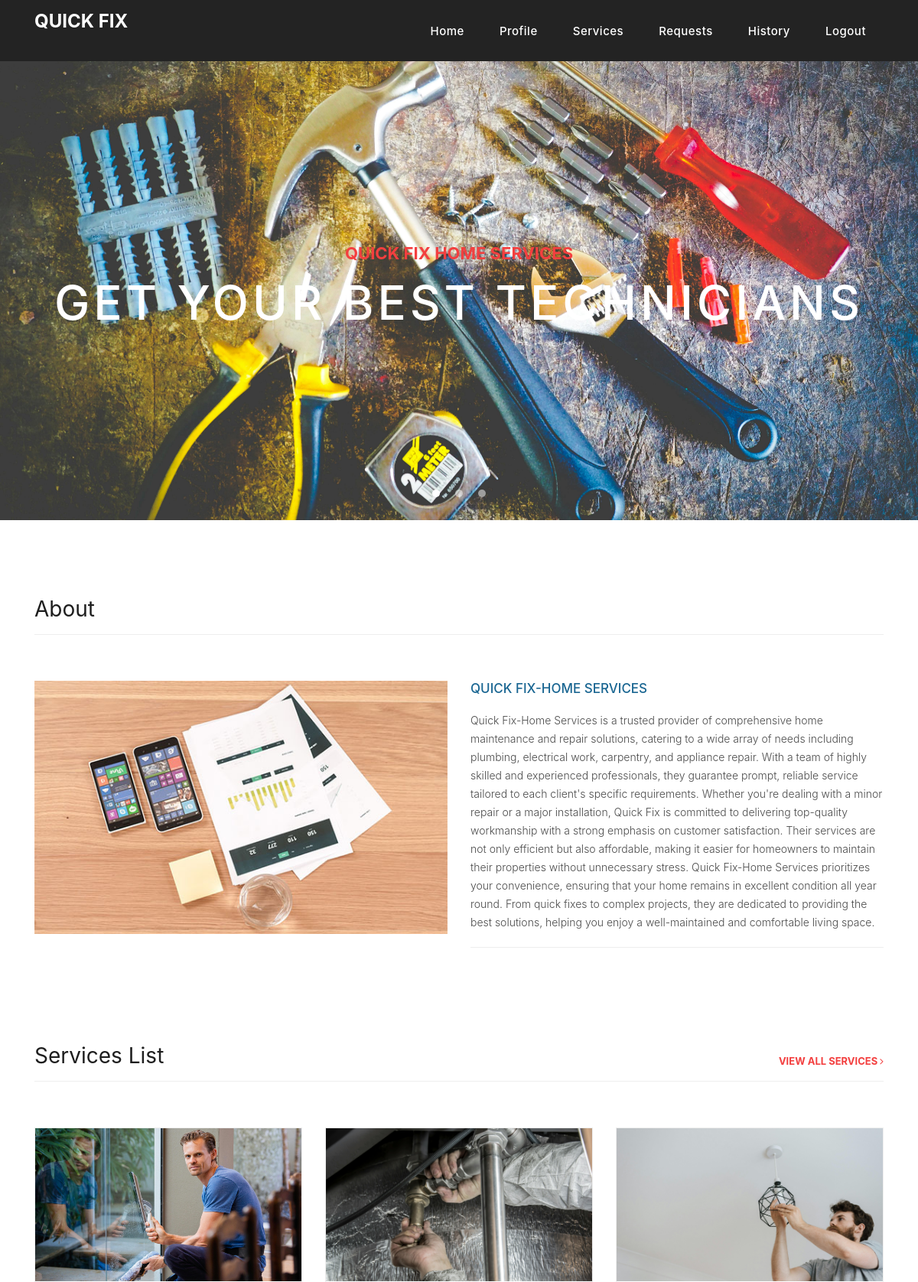
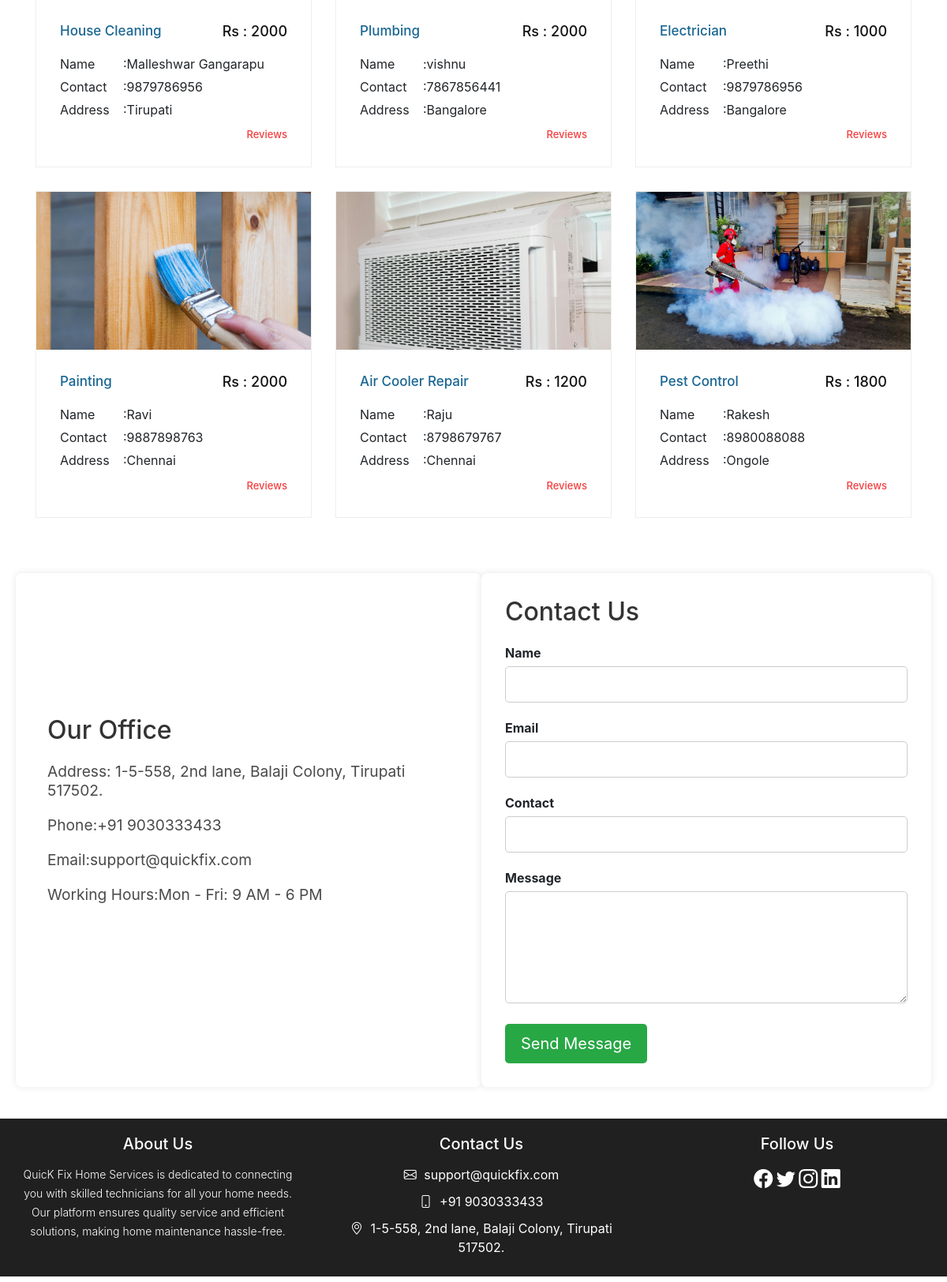
The app's page /home/ (signed in) with its own data (2 pictures, top to bottom).
### app/models.py (models this page shows, shortened)
class TechnicianModel(models.Model):
    name = models.CharField(max_length=100)
    email = models.CharField(max_length=100)
    password = models.CharField(max_length=100)
    dob = models.DateField()
    gender = models.CharField(max_length=100)
    contact = models.IntegerField()
    address = models.CharField(max_length=100)
    amount = models.IntegerField()
    techrole = models.CharField(max_length=100)
    profile = models.FileField(upload_to=os.path.join('static', 'Techprofiles'))
    status=models.CharField(max_length=100,default='pending')
    otp = models.IntegerField(null=True)
    class Meta:
        db_table = "TechnicianModel"

### app/views.py (the view)
# urls.py: path('home/', views.home, name='home'),
def home(request):
    login = request.session['login']
    data = TechnicianModel.objects.all()[:6]
    return render(request, 'home.html', {'login':login,'data':data})

### templates/home.html (shortened to what this page needs)
{% extends "index.html" %}
{% block content %}
    <header class="">
      <nav class="navbar navbar-expand-lg">
        <div class="container">
          <a class="navbar-brand" href="{% url 'home' %}"><h2>QUICK Fix<em> </em></h2></a>
          <div class="collapse navbar-collapse" id="navbarResponsive">
            <ul class="navbar-nav ml-auto">
                {% if login == 'user' %}
              <li class="nav-item ">
                <a class="nav-link" href="{% url 'home' %}">Home
                  <span class="sr-only">(current)</span>
                </a>
              </li>
              <li class="nav-item">
                <a class="nav-link" href="{% url 'services' %}">Services </a>
              </li>
              <li class="nav-item">
                <a class="nav-link" href="{% url 'viewbookings' %}">Bookings</a>
              </li>
              <li class="nav-item">
                <a class="nav-link" href="{% url 'history' %}">History</a>
              </li>
              <li class="nav-item">
                <a class="nav-link" href="{% url 'contact' %}">Contact Us</a>
              </li>
              {% elif login == 'tech' %}
              <li class="nav-item ">
                <a class="nav-link" href="{% url 'home' %}">Home
                </a>
              </li>
              <li class="nav-item">
                <a class="nav-link" href="{% url 'profile' %}">Profile</a>
              </li>
              <li class="nav-item">
                <a class="nav-link" href="{% url 'services' %}">Services </a>
              </li>
              <li class="nav-item">
                <a class="nav-link" href="{% url 'viewrequests' %}">Requests</a>
              </li>
              <li class="nav-item">
                <a class="nav-link" href="{% url 'history' %}">History</a>
              </li>
              {% endif %}
              <li class="nav-item">
                <a class="nav-link" href="{% url 'logout' %}">Logout</a>
              </li>
            </ul>
          </div>
        </div>
      </nav>
    </header>
    {% block title %}
    <div class="banner header-text">
      <div class="owl-banner owl-carousel">
        <div class="banner-item-01">
          <div class="text-content">
            <h4>QUICK Fix Home Services</h4>
            <h2>Get your best Technicians</h2>
          </div>
        </div>
      </div>
    </div>
    <div class="best-features about-features">
      <div class="container">
        <div class="row">
          <div class="col-md-12">
            <div class="section-heading">
              <h2>About</h2>
            </div>
          </div>
          <div class="col-md-6">
            <div class="right-image">
              <img src="/static/images/feature-image.jpg" alt="">
            </div>
          </div>
          <div class="col-md-6">
            <div class="left-content">
              <h4>QUICK FIX-HOME SERVICES</h4>
              <p>
                Quick Fix-Home Services is a trusted provider of comprehensive home maintenance and repair solutions, catering to a wide array of needs including plumbing, electrical work, carpentry, and appliance repair. With a team of highly skilled and experienced professionals, they guarantee prompt, reliable service tailored to each client's specific requirements. Whether you're dealing with a minor repair or a major installation, Quick Fix is committed to delivering top-quality workmanship with a strong emphasis on customer satisfaction. Their services are not only efficient but also affordable, making it easier for homeowners to maintain their properties without unnecessary stress. Quick Fix-Home Services prioritizes your convenience, ensuring that your home remains in excellent condition all year round. From quick fixes to complex projects, they are dedicated to providing the best solutions, helping you enjoy a well-maintained and comfortable living space.</p>
            </div>
          </div>
        </div>
      </div>
    </div>
    <div class="latest-products">
      <div class="container">
        <div class="row">
          <div class="col-md-12">
            <div class="section-heading">
              <h2>Services List</h2>
              <a href="{% url 'services' %}">view all Services <i class="fa fa-angle-right"></i></a>
            </div>
          </div>
        <div class="col-md-12">
          <div class="filters-content">
              <div class="row" style="display: flex;">
                {% if data %}
                  {% for i in data %}
                  <div class="col-lg-4 col-md-4 all des">
                      <div class="product-item">
                          <a href="{% url 'viewservice' i.id %}">
                              <img src="/{{i.profile}}" alt="" style="width: 100%; height: 200px; object-fit: cover;">
                          </a>
                          <div class="down-content">
                              <a href="{% url 'viewservice' i.id %}"><h4>{{i.techrole}}</h4></a>
                              <h6>Rs : {{i.amount}}</h6>
                              <div style="margin-top: 10px;">
                                  <div style="display: flex; margin-bottom: 5px;">
                                      <h7 style="min-width: 80px;">Name</h7>
                                     <h7>:{{i.name}}</h7>
                                  </div>
                                  <div style="display: flex; margin-bottom: 5px;">
                                      <h7 style="min-width: 80px;">Contact</h7>
                                     <h7>:{{i.contact}}</h7>
                                  </div>
                                  <div style="display: flex; margin-bottom: 5px;">
                                      <h7 style="min-width: 80px;">Address</h7>
                                     <h7>:{{i.address}}</h7>
                                  </div>
                              </div>
                              <div style="margin-top: 30px;">
                                 <a href="{% url 'viewservice' i.id %}"> <h7><span>Reviews</span></h7></a>
                              </div>
                          </div>
                      </div>
                  </div>
                  {% endfor %}
                  {% else %}
                  <center><h6 style="margin-left: 500px; color: black;"> No Data Found</h6></center>
            {% endif %}
          </div>
        </div>
      </div>
        </div>
</div></div>
<main style="padding: 40px 20px; max-width: 1200px; margin: 0 auto;">
  <div style="display: flex; ">
      <div style="flex: 1; background-color: #ffffff; padding: 40px; border-radius: 8px; box-shadow: 0 0 10px rgba(0, 0, 0, 0.1); min-width: 300px; ">
          <h2 style="font-size: 2rem; margin-bottom: 20px; color: #333;margin-top: 140px;">Our Office</h2>
          <p style="margin-bottom: 20px; font-size: larger ;"><strong>Address: 1-5-558, 2nd lane, Balaji Colony, Tirupati 517502.</strong></p>
          <p style="margin-bottom:20px;font-size: larger ;"><strong>Phone:+91 9030333433</strong></p>
          <p style="margin-bottom: 20px;font-size: larger ;"><strong>Email:support@quickfix.com</strong></p>
          <p style="margin-bottom: 20px;font-size: larger ;"><strong>Working Hours:Mon - Fri: 9 AM - 6 PM</strong></p>
      </div>
      <div style="flex: 1; background-color: #ffffff; padding: 30px; border-radius: 8px; box-shadow: 0 0 10px rgba(0, 0, 0, 0.1); min-width: 300px;">
          <h2 style="font-size: 2rem; margin-bottom: 20px; color: #333;">Contact Us</h2>
          <form action="{% url 'contact' %}" method="post">
              <div style="margin-bottom: 20px;">
                  <label for="name" style="display: block; margin-bottom: 5px; font-weight: bold;">Name</label>
                  <input type="text" id="name" name="name" style="width: 100%; padding: 10px; font-size: 1rem; border-radius: 5px; border: 1px solid #ccc;" required>
              </div>
              <div style="margin-bottom: 20px;">
                  <label for="email" style="display: block; margin-bottom: 5px; font-weight: bold;">Email</label>
                  <input type="email" id="email" name="email" style="width: 100%; padding: 10px; font-size: 1rem; border-radius: 5px; border: 1px solid #ccc;" required>
              </div>
              <div style="margin-bottom: 20px;">
                  <label for="subject" style="display: block; margin-bottom: 5px; font-weight: bold;">Contact</label>
                  <input type="number" id="subject" name="phone" style="width: 100%; padding: 10px; font-size: 1rem; border-radius: 5px; border: 1px solid #ccc;" required>
              </div>
              <div style="margin-bottom: 20px;">
                  <label for="message" style="display: block; margin-bottom: 5px; font-weight: bold;">Message</label>
                  <textarea id="message" name="message" rows="5" style="width: 100%; padding: 10px; font-size: 1rem; border-radius: 5px; border: 1px solid #ccc;" required></textarea>
              </div>
              <button type="submit" style="background-color: #28a745; color: white; padding: 10px 20px; font-size: 1.25rem; border: none; border-radius: 5px; cursor: pointer; transition: background-color 0.3s;">
                  Send Message
              </button>
          </form>
      </div>
  </div>
</main>
    {% endblock  %}
    <link rel="stylesheet" href="https://maxcdn.bootstrapcdn.com/bootstrap/4.5.2/css/bootstrap.min.css">
  <link rel="stylesheet" href="https://cdn.jsdelivr.net/npm/bootstrap-icons@1.10.0/font/bootstrap-icons.css">
  <footer style="background-color: #202020; height:200px; min-width:100%; padding: 20px 0; color: white; margin-left:0; padding-left: 0;" class="my-class">
    <div class="" >
      <div class="row">
        <div class="col-md-4 mb-3" style="margin-bottom: 1rem;">
          <h5 style="font-size: 1.25rem; margin-left:20px; margin-bottom: 15px;">About Us</h5>
          <p style="margin-bottom: 10px; color: white;margin-left:20px;">QuicK Fix Home Services is dedicated to connecting you with skilled technicians for all your home needs. Our platform ensures quality service and efficient solutions, making home maintenance hassle-free.</p>
        </div>
        <div class="col-md-4 mb-3" style="margin-bottom: 1rem;">
        <h5 style="font-size: 1.25rem; margin-bottom: 15px;margin-left:20px;">Contact Us</h5>
          <ul style="padding-left: 0; list-style: none; margin-left:20px;">
            <li style="margin-bottom: 10px; color: white;"><i class="bi bi-envelope" style="margin-right: 5px;"></i> support@quickfix.com</li>
            <li style="margin-bottom: 10px; color: white;"><i class="bi bi-phone" style="margin-right: 5px;"></i> +91 9030333433</li>
            <li style="margin-bottom: 10px; color: white;"><i class="bi bi-geo-alt" style="margin-right: 5px;"></i> 1-5-558, 2nd lane, Balaji Colony, Tirupati 517502.</li>
          </ul>
        </div>
        <div class="col-md-4 mb-3" style="margin-bottom: 1rem;">
          <h5 style="font-size: 1.25rem; margin-bottom: 15px;">Follow Us</h5>
          <div style="display: d-flex; gap: 15px; ">
            <a href="https://facebook.com/quickfix" class="text-decoration-none" style="color: #ffffff; font-size: 1.5rem; transition: color 0.3s;"><i class="bi bi-facebook"></i></a>
            <a href="https://twitter.com/quickfix" class="text-decoration-none" style="color: #ffffff; font-size: 1.5rem; transition: color 0.3s;"><i class="bi bi-twitter"></i></a>
            <a href="https://instagram.com/quickfix" class="text-decoration-none" style="color: #ffffff; font-size: 1.5rem; transition: color 0.3s;"><i class="bi bi-instagram"></i></a>
            <a href="https://linkedin.com/company/quickfix" class="text-decoration-none" style="color: #ffffff; font-size: 1.5rem; transition: color 0.3s;"><i class="bi bi-linkedin"></i></a>
          </div>
        </div>
      </div>
    </div>
  </footer>
    {% endblock  %}

### templates/index.html (shortened to what this page needs)
<!DOCTYPE html>
<html lang="en">
  <head>
    <link href="/static/bootstrap/css/bootstrap.min.css" rel="stylesheet">
    <link rel="stylesheet" href="/static/css/fontawesome.css">
    <link rel="stylesheet" href="/static/css/templatemo-sixteen.css">
    <link rel="stylesheet" href="/static/css/owl.css">
  </head>
  <body>
    {% block content %}{% endblock  %}
  </body>
</html>

### static/css/templatemo-sixteen.css (style rules this page uses)
body { font-family: 'Poppins', sans-serif; overflow-x: hidden; text-rendering: optimizeLegibility; -webkit-font-smoothing: antialiased; -moz-osx-font-smoothing: grayscale; }
p { margin-bottom: 0px; font-size: 14px; font-weight: 300; color: #4a4a4a; line-height: 24px; }
a { text-decoration: none!important; }
ul { padding: 0; margin: 0; list-style: none; }
h1,h2,h3,h4,h5,h6 { margin: 0px; }
.section-heading { text-align: left; margin-bottom: 60px; border-bottom: 1px solid #eee; }
.section-heading h2 { font-size: 28px; font-weight: 400; color: #1e1e1e; margin-bottom: 15px; }
header { position: absolute; z-index: 99999; width: 100%; height: 80px; background-color: #232323; -webkit-transition: all 0.3s ease-in-out 0s; -moz-transition: all 0.3s ease-in-out 0s; -o-transition: all 0.3s ease-in-out 0s; transition: all 0.3s ease-in-out 0s; }
header .navbar { padding: 17px 0px; }
.navbar .navbar-brand { float: left; margin-top: -12px; outline: none; }
.navbar .navbar-brand h2 { color: #fff; text-transform: uppercase; font-size: 24px; font-weight: 700; -webkit-transition: all .3s ease 0s; -moz-transition: all .3s ease 0s; -o-transition: all .3s ease 0s; transition: all .3s ease 0s; }
#navbarResponsive { z-index: 999; }
.navbar-collapse { text-align: center; }
.navbar .navbar-nav .nav-item { margin: 0px 15px; }
.navbar .navbar-nav a.nav-link { text-transform: capitalize; font-size: 15px; font-weight: 500; letter-spacing: 0.5px; color: #fff; transition: all 0.5s; margin-top: 5px; }
.banner { position: relative; text-align: center; padding-top: 80px; }
.banner-item-01 { padding: 300px 0px; background-image: url(../images/i2.jpg); background-size: cover; background-repeat: no-repeat; background-position: center center; }
.banner .text-content { position: absolute; top: 50%; transform: translateY(-50%); text-align: center; width: 100%; }
.banner .text-content h4 { color: #f33f3f; font-size: 22px; text-transform: uppercase; font-weight: 700; margin-bottom: 15px; }
.banner .text-content h2 { color: #fff; font-size: 62px; text-transform: uppercase; letter-spacing: 5px; }
.latest-products { margin-top: 100px; }
.latest-products .section-heading a { float: right; margin-top: -35px; text-transform: uppercase; font-size: 13px; font-weight: 700; color: #f33f3f; }
.product-item { border: 1px solid #eee; margin-bottom: 30px; }
.product-item .down-content { padding: 30px; position: relative; }
.product-item img { width: 100%; overflow: hidden; }
.product-item .down-content h4 { font-size: 17px; color: #1a6692; margin-bottom: 20px; }
.product-item .down-content h6 { position: absolute; top: 30px; right: 30px; font-size: 18px; color: #121212; }
.product-item .down-content span { position: absolute; right: 30px; bottom: 30px; font-size: 13px; color: #f33f3f; font-weight: 500; }
.about-features { margin-top: 100px!important; }
.about-features p { border-bottom: 1px solid #eee; padding-bottom: 20px; }
.about-features .container .row { padding-bottom: 0px!important; border-bottom: none!important; }
.best-features { margin-top: 50px; }
.best-features .container .row { border-bottom: 1px solid #eee; padding-bottom: 60px; }
.best-features img { width: 100%; overflow: hidden; }
.best-features h4 { font-size: 17px; color: #1a6692; margin-bottom: 20px; }
.best-features p { margin-bottom: 25px; }
footer { text-align: center; }

### records on screen
TechnicianModel: profile (picture), techrole "House Cleaning", amount "2000", name "Malleshwar Gangarapu", contact "9879786956", address "Tirupati"
TechnicianModel: profile (picture), techrole "Plumbing", amount "2000", name "vishnu", contact "7867856441", address "Bangalore"
TechnicianModel: profile (picture), techrole "Electrician", amount "1000", name "Preethi", contact "9879786956", address "Bangalore"
TechnicianModel: profile (picture), techrole "Painting", amount "2000", name "Ravi", contact "9887898763", address "Chennai"
TechnicianModel: profile (picture), techrole "Air Cooler Repair", amount "1200", name "Raju", contact "8798679767", address "Chennai"
TechnicianModel: profile (picture), techrole "Pest Control", amount "1800", name "Rakesh", contact "8980088088", address "Ongole"
